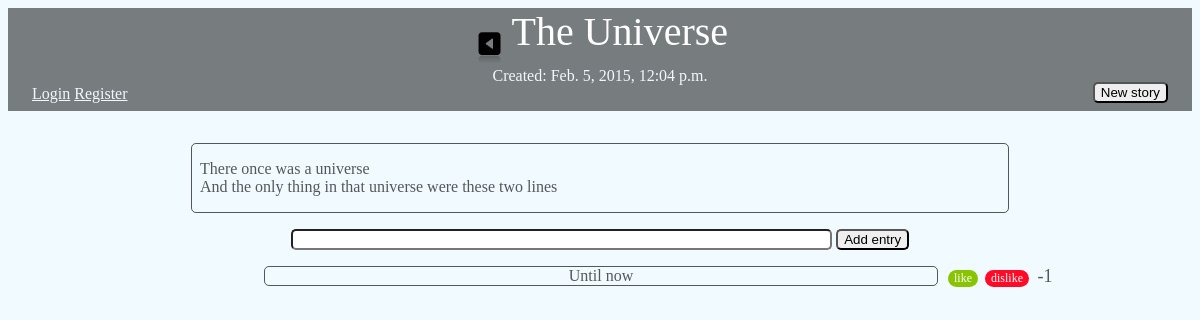
/2, run on the app's committed database.
### blogapp/models.py (models this page shows, shortened)
class Story(models.Model):
    title = models.CharField(max_length=140)
    body = models.TextField()
    date = models.DateTimeField()
    active = models.BooleanField(default=True)

class Submission(models.Model):
    story = models.ForeignKey(Story)
    text = models.CharField(max_length=140)
    votes = models.IntegerField(default=0)
    date = models.DateTimeField()
    author = models.ForeignKey(User, related_name='author')
    voted_on = models.ManyToManyField(User, related_name='voter')

### blogapp/views.py (the view)
# urls.py: url(r'^(?P<page>\d+)$', views.main, name='main'),
def main(request, page):
    stories = Story.objects.all().order_by('-date')
    submissions = Submission.objects.all().order_by('-votes')
    paginator = Paginator(stories, 1)
    try:
        stories = paginator.page(page)
    except (InvalidPage, EmptyPage):
        stories = paginator.page(paginator.num_pages)
    return render(request, 'blogapp/main.html', dict(stories=stories, submissions=submissions))

### blogapp/templates/blogapp/main.html (shortened to what this page needs)
{% load staticfiles %}
<!DOCTYPE html>
<html>
<head lang="en">
    <link rel="stylesheet" type="text/css" href="{% static 'blogapp/style.css' %}" />
</head>
<body>
    <header>
        {% for story in stories %}
            <div class="title_and_arrows">
                {% if stories.object_list and stories.paginator.num_pages > 1 %}
                    {% if stories.has_previous %}
                            <span class= "newer_entries">
                            <a href= "{{ stories.previous_page_number }}"><img src="{% static 'blogapp/expand_arrow_alt_left.png' %}"></a>
                            </span>
                    {% endif %}
                {% endif %}
                <span class= "title_text"> {{ story.title }} </span>
            </div>
        <div class="time"> Created: {{ story.date }}</div>
        {% if user.is_authenticated %}
            <span class="user">
                Welcome {{ user.get_username }}!
            </span>
             <span class="logout">
                 <a style="color:aliceblue;" href="{% url 'logout' %}">logout</a>
             </span>
        {% else %}
              <span class="login">
                <a style="color:aliceblue;" href="{% url 'login' %}">Login</a>
              </span>
              <span class="register">
                <a style="color:aliceblue;" href="{% url 'register' %}">Register</a>
              </span>
        {% endif %}
        <span>
            <form id="new_story" action="{% url 'new_story' %}" method="post">
                <input type="submit" value="New story">
            </form>
        </span>
    </header>
    <div class="body">{{ story.body|linebreaks }}</div>
    <div class="text_box">
        <form action='{{ stories.number }}/submission/'  method='post'>
            <input type= "text" style="width:40em;" name="submission">
            <input type="submit"  name="submission_button" value="Add entry">
        </form>
    </div>
    <div class= "submissions">
        {% for submission in submissions %}
            {% ifequal submission.story.pk story.pk %}
                <div class= "submission_box">
                <div class= "submission_box2">
                    <div class= "text"> {{submission.text}}</div>
                </div>
                </div>
                <div class= "likedislike">
                <form action="{{ stories.number }}/submission/{{ submission.pk }}/like/" style="display:inline-block;" method="post">
                    <input id="like" class="like" type="submit" value="like">
                </form>
                <form action="{{ stories.number }}/submission/{{ submission.pk }}/dislike/" style="display:inline-block;" method="post">
                    <input id="dislike" class="dislike" type="submit" value="dislike"/>
                 <div class="votes">{{ submission.votes }}</div>
                 </div>
            {% endifequal %}
        {% endfor %}
    </div>
    {% endfor %}
</body>
</html>

### blogapp/static/blogapp/style.css (style rules this page uses)
html, body { max-width: 100%; overflow-x: hidden; background: #F0FAFF; color: rgba(0, 0, 0, 0.65); border-color: rgba(0, 0, 0, 0.3); font-family: Garamond,serif; font-size: 16px; }
div { border-radius: 5px; }
input { -moz-border-radius: 5px; -webkit-border-radius: 5px; border-radius: 5px; -khtml-border-radius: 5px; }
header, .full-width { width: 100%; background: rgba(0, 0, 0, 0.5); padding-bottom: 0.5em; }
.login { display: inline; margin-left: 1.5em; }
#new_story { display: inline; float: right; margin-right: 1.5em; margin-top: -3px; }
.title_and_arrows { margin: 0 auto; text-align: center; }
.title_text { font-size: 40px; margin-top: 50px; color: white; text-align: center; }
.time { padding-top: 20px; text-align: center; color: aliceblue; display: inline-block; }
img { height: 3%; width: 3%; margin-bottom: -20px; }
.time { margin-top: -.5em; margin-left: auto; margin-right: auto; text-align: center; display: block; }
.body { margin: 0 auto; width: 50em; padding-left: .5em; padding-right: .5em; text-align: left; border: solid; border-width: 1px; margin-top: 2em; margin-bottom: 1em; }
.submission_box { position: relative; border: solid; border-width: 1px; width: 40em; margin-left: 50%; word-wrap: break-word; padding-left: 1em; padding-right: 1em; margin-top: 1em; display:inline-block; left: -21em; }
.text { text-align: center; }
.votes { font-size: 18px; font-family: Garamond,serif; display:inline-block; border-width: 1px; padding-left: .25em; padding-right: .25em; margin-right: .25em; width: 1em; }
.likedislike { margin-left: 50%; margin-top: -1.25em; }
.like { margin-top: -2em; margin-left: 29em; font-size:12px; font-family:Garamond, serif; font-weight:normal; border-radius:16px; border:0px solid #68aa07; background-color:#89c403; color:#ffffff; display:inline-block; }
.dislike { font-size:12px; font-family:Garamond, serif; font-weight:normal; border-radius:16px; border:0px solid #f04030; background-color: #ff0a27; color:#ffffff; display:inline-block; margin-left: .25em; }
.text_box { margin: 0 auto; text-align: center; }

### data on the page
Story: title "The Universe", date "Feb. 5, 2015, 12:04 p.m.", body "There once was a universe And the only thing in that universe were these two lines"
Submission: text "Until now", votes "-1"
